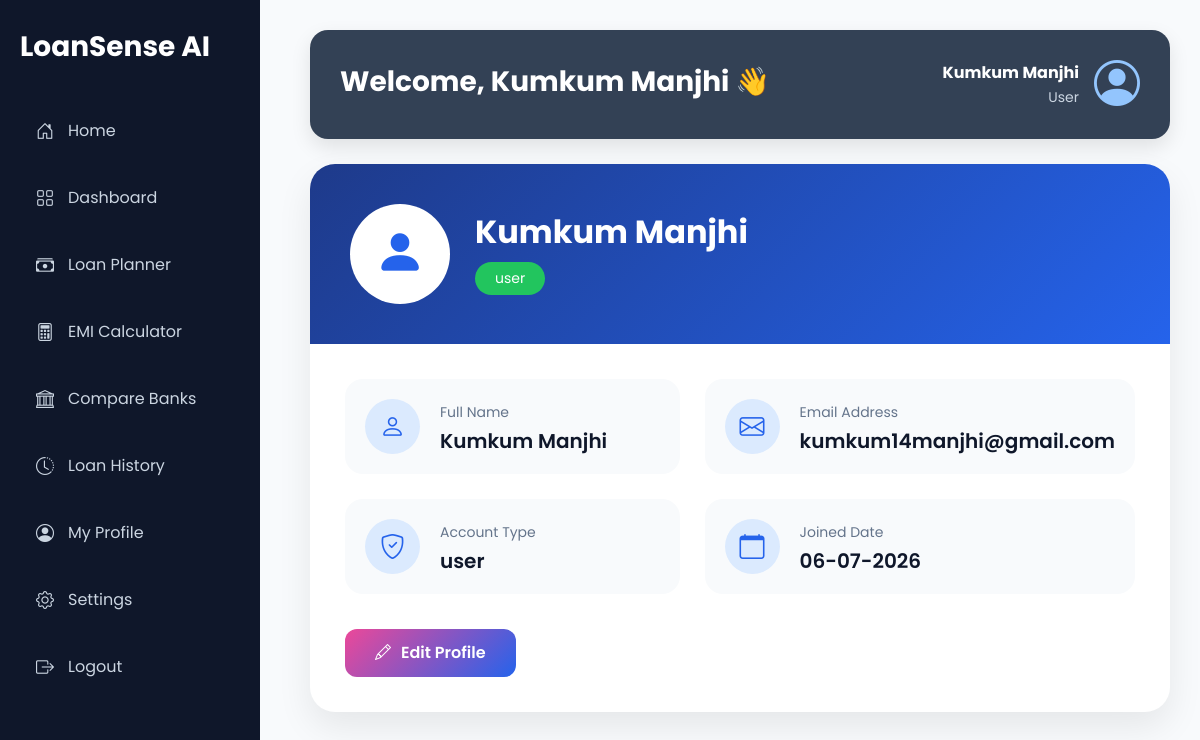
Page /profile (signed in) on the committed database.
### app/models/user.py (models this page shows, shortened)
class User(UserMixin, db.Model):
    __tablename__ = "users"
    id = db.Column(db.Integer, primary_key=True)
    full_name = db.Column(db.String(100), nullable=False)
    email = db.Column(db.String(120), unique=True, nullable=False)
    password = db.Column(db.String(255), nullable=False)
    role = db.Column(db.String(20), default="user")
    created_at = db.Column(db.DateTime, server_default=db.func.now())

### run.py (the view)
@app.route("/profile")
@login_required
def profile():
    return render_template("profile/profile.html")

### app/__init__.py (called while the page is built)
def create_app():
    app = Flask(
        __name__,
        template_folder="templates",
        static_folder="static"
    )
    app.config.from_object(Config)
    db.init_app(app)
    login_manager = LoginManager()
    login_manager.login_view = "login"
    login_manager.init_app(app)
    @login_manager.user_loader
    def load_user(user_id):
        return User.query.get(int(user_id))
    with app.app_context():
        db.create_all()
    return app

### app/templates/profile/profile.html (shortened to what this page needs)
{% extends "base.html" %}
{% block css %}
<link rel="stylesheet" href="{{ url_for('static', filename='css/profile.css') }}">
{% endblock %}
{% block content %}
<div class="app-layout">
    {% include "components/sidebar.html" %}
    <div class="profile-content">
        {% include "components/topbar.html" %}
        <div class="profile-container">
            <div class="profile-card">
                <div class="profile-banner">
                    <div class="profile-avatar">
                        <i class="bi bi-person-fill"></i>
                    </div>
                    <div class="profile-title">
                        <h2>
                            {{ current_user.full_name }}
                        </h2>
                        <span class="role-badge">
                            {{ current_user.role }}
                        </span>
                    </div>
                </div>
                <div class="profile-details">
                    <div class="detail-box">
                        <i class="bi bi-person"></i>
                        <div>
                            <small>
                                Full Name
                            </small>
                            <h5>
                                {{ current_user.full_name }}
                            </h5>
                        </div>
                    </div>
                    <div class="detail-box">
                        <i class="bi bi-envelope"></i>
                        <div>
                            <small>
                                Email Address
                            </small>
                            <h5>
                                {{ current_user.email }}
                            </h5>
                        </div>
                    </div>
                    <div class="detail-box">
                        <i class="bi bi-shield-check"></i>
                        <div>
                            <small>
                                Account Type
                            </small>
                            <h5>
                                {{ current_user.role }}
                            </h5>
                        </div>
                    </div>
                    <div class="detail-box">
                        <i class="bi bi-calendar"></i>
                        <div>
                            <small>
                                Joined Date
                            </small>
                            <h5>
                            {{ current_user.created_at.strftime("%d-%m-%Y") }}
                            </h5>
                        </div>
                    </div>
                </div>
                <div class="profile-actions">
                    <a href="{{ url_for('settings') }}" class="edit-btn">
                        <i class="bi bi-pencil"></i>
                        Edit Profile
                    </a>
                </div>
            </div>
        </div>
    </div>
</div>
{% endblock %}

### app/templates/components/topbar.html (shortened to what this page needs)
<div class="topbar">
    <div class="top-left">
        <h2>
            Welcome, {{ current_user.full_name }} 👋
        </h2>
    </div>
    <div class="top-right">
        <div class="profile">
            <div class="text-end">
                <strong>{{ current_user.full_name }}</strong><br>
                <small>{{ current_user.role.title() }}</small>
            </div>
           <a href="{{ url_for('profile') }}" class="text-decoration-none">
    <i class="bi bi-person-circle profile-icon"></i>
</a>
        </div>
    </div>
</div>

### app/static/css/style.css (style rules this page uses)
* { margin:0; padding:0; box-sizing:border-box; }
body { font-family:'Poppins',sans-serif; background:var(--background); color:var(--text); }
a { text-decoration:none; }

### app/static/css/layout.css (style rules this page uses)
.app-layout { display:flex; min-height:100vh; background:#f8fafc; }
.main-content, .planner-content, .emi-content, .bank-content, .profile-content, .history-content, .setting-content { margin-left:260px; width:calc(100% - 260px); min-height:100vh; padding:30px; }

### app/static/css/topbar.css (style rules this page uses)
.topbar { background:#334155; color:#fff; border-radius:18px; padding:20px 30px; display:flex; justify-content:space-between; align-items:center; box-shadow:0 8px 20px rgba(0,0,0,.10); margin-bottom:25px; }
.top-left h2 { font-size:28px; font-weight:700; color:#ffffff; margin-bottom:6px; }
.profile { display:flex; align-items:center; gap:15px; }
.profile strong { color:#ffffff; }
.profile small { color:#CBD5E1; }
.profile-icon { font-size:46px; color:#93C5FD; }

### app/static/css/profile.css (style rules this page uses)
.profile-container { margin-top:20px; }
.profile-card { background:white; border-radius:25px; overflow:hidden; box-shadow: 0 15px 35px rgba(0,0,0,0.08); }
.profile-banner { background:linear-gradient( 135deg, #1e3a8a, #2563eb ); padding:40px; display:flex; align-items:center; gap:25px; color:white; }
.profile-avatar { height:100px; width:100px; border-radius:50%; background:white; display:flex; justify-content:center; align-items:center; font-size:50px; color:#2563eb; }
.profile-title h2 { margin:0; font-size:32px; font-weight:700; }
.role-badge { display:inline-block; margin-top:10px; background:#22c55e; padding:6px 20px; border-radius:20px; font-size:14px; }
.profile-details { padding:35px; display:grid; grid-template-columns:repeat(2,1fr); gap:25px; }
.detail-box { background:#f8fafc; border-radius:18px; padding:20px; display:flex; align-items:center; gap:20px; }
.detail-box i { height:55px; width:55px; border-radius:50%; background:#dbeafe; color:#2563eb; display:flex; align-items:center; justify-content:center; font-size:25px; }
.detail-box small { color:#64748b; }
.detail-box h5 { margin:5px 0 0; font-weight:600; }
.profile-actions { padding:0 35px 35px; }
.edit-btn { display:inline-flex; align-items:center; gap:10px; background:linear-gradient( 135deg, #ec4899, #2563eb ); color:white; padding:12px 30px; border-radius:12px; text-decoration:none; font-weight:600; }

### app/static/css/variables.css (style rules this page uses)
:root { --primary:#2563eb; --primary-dark:#1d4ed8; --success:#16a34a; --warning:#f59e0b; --danger:#dc2626; --background:#f8fafc; --surface:#ffffff; --text:#0f172a; --text-light:#64748b; --border:#e2e8f0; --radius:18px; --shadow: 0 10px 30px rgba(15,23,42,.08); --transition:.3s ease; }

### rows in the picture
User: full_name "Kumkum Manjhi", role "User", role "user", email "kumkum14manjhi@gmail.com", created_at "06-07-2026"
